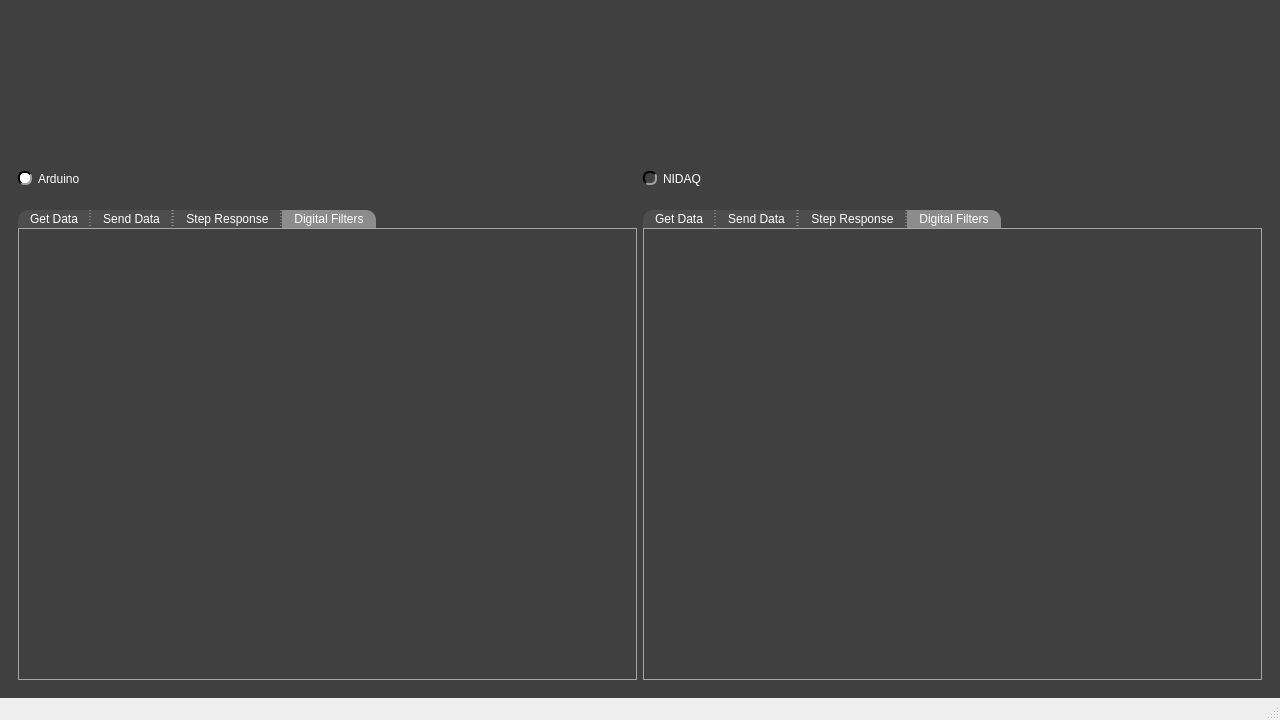
<?xml version="1.0" encoding="UTF-8"?>
<ui version="4.0">
 <class>PydaqGlobal</class>
 <widget class="QMainWindow" name="PydaqGlobal">
  <property name="geometry">
   <rect>
    <x>0</x>
    <y>0</y>
    <width>1280</width>
    <height>720</height>
   </rect>
  </property>
  <property name="minimumSize">
   <size>
    <width>1280</width>
    <height>720</height>
   </size>
  </property>
  <property name="maximumSize">
   <size>
    <width>16777215</width>
    <height>16777215</height>
   </size>
  </property>
  <property name="windowTitle">
   <string>PYDAQ Global</string>
  </property>
  <property name="windowIcon">
   <iconset resource="resources_1.qrc">
    <normaloff>:/imgs/imgs/favicon.ico</normaloff>:/imgs/imgs/favicon.ico</iconset>
  </property>
  <property name="iconSize">
   <size>
    <width>24</width>
    <height>24</height>
   </size>
  </property>
  <property name="tabShape">
   <enum>QTabWidget::Rounded</enum>
  </property>
  <widget class="QWidget" name="centralwidget">
   <property name="styleSheet">
    <string notr="true">QWidget{
	background-color: rgb(64, 64, 64);
}

QTabWidget::pane { 
   border: 1px solid rgb(166, 166, 166);
}

QTabBar::tab {
  	background-color: rgb(77, 77, 77);
 }

 QTabBar::tab:selected {
  	background-color: rgb(140, 140, 140);
	padding-top: 2px;
	padding-bottom: 2px;
	padding-left: 12px;
	padding-right: 12px;
 }

 QTabBar::tab:selected:hover {
  	background-color: rgb(140, 140, 140);
	padding-top: 2px;
	padding-bottom: 2px;
	padding-left: 12px;
	padding-right: 12px;
 }

 QTabBar::tab:hover {
  	background-color: rgb(109, 109, 109);
	padding-top: 2px;
	padding-bottom: 2px;
	padding-left: 12px;
	padding-right: 12px;
 }

 QTabBar::tab:middle {
	border-right: 1px dashed rgb(166, 166, 166);
	border-left: 1px dashed rgb(166, 166, 166);
	padding-top: 2px;
	padding-bottom: 2px;
	padding-left: 12px;
	padding-right: 12px;
 }

 QTabBar::tab:last {
	border-top-right-radius: 10px;
	padding-top: 2px;
	padding-bottom: 2px;
	padding-left: 12px;
	padding-right: 12px;
 }

 QTabBar::tab:first {
	border-top-left-radius: 10px;
	padding-top: 2px;
	padding-bottom: 2px;
	padding-left: 12px;
	padding-right: 12px;
 }


QComboBox QAbstractItemView {
    background-color: rgb(77, 77, 77);
}

QComboBox QAbstractItemView::item:focus{
    background-color: rgb(140, 140, 140);
}

QDoubleSpinBox{
	background-color: rgb(77, 77, 77);
	
	border-top: 1.5px solid rgb(46, 46, 46);
	border-left: 1.5px solid rgb(46, 46, 46);

	border-bottom: 1.5px solid rgb(166, 166, 166);
	border-right: 1.5px solid rgb(166, 166, 166);
}

QDoubleSpinBox::up-button{
    image: url(:/imgs/imgs/drop_up_arrow.png);
	width: 11px;

	background-color: rgb(0, 79, 0);
	border-top: 1.5px solid rgb(127, 167, 127);
	border-left: 1.5px solid rgb(127, 167, 127);

	border-bottom: 1.5px solid rgb(0, 0, 0);
	border-right: 1.5px solid rgb(0, 0, 0);
}

QDoubleSpinBox::up-button:pressed{
	border: 2px solid rgb(255, 255, 255);
}

QDoubleSpinBox::up-button:hover{
	background-color: rgb(0, 50, 0);
}

QDoubleSpinBox::down-button{
    image: url(:/imgs/imgs/drop_down_arrow.png);
	width: 11px;

	background-color: rgb(0, 79, 0);
	border-top: 1.5px solid rgb(127, 167, 127);
	border-left: 1.5px solid rgb(127, 167, 127);

	border-bottom: 1.5px solid rgb(0, 0, 0);
	border-right: 1.5px solid rgb(0, 0, 0);
}

QDoubleSpinBox::down-button:pressed{
	border: 2px solid rgb(255, 255, 255);
}

QDoubleSpinBox::down-button:hover{
	background-color: rgb(0, 50, 0);
}

QWidget#centralwidget{
	background-color: rgb(64, 64, 64);
}

QWidget{
	color: rgb(255, 255, 255);
}

QComboBox{
	background-color: rgb(77, 77, 77);
	
	border-top: 1.5px solid rgb(46, 46, 46);
	border-left: 1.5px solid rgb(46, 46, 46);

	border-bottom: 1.5px solid rgb(166, 166, 166);
	border-right: 1.5px solid rgb(166, 166, 166);
}


QComboBox::drop-down{
	image: url(:/imgs/imgs/drop_down_arrow.png);
	width: 11px;

	background-color: rgb(0, 79, 0);
	border-top: 2px solid rgb(127, 167, 127);
	border-left: 2px solid rgb(127, 167, 127);

	border-bottom: 2px solid rgb(0, 0, 0);
	border-right: 2px solid rgb(0, 0, 0);
}

QComboBox::drop-down:hover{
	background-color: rgb(0, 50, 0);
}

QComboBox::drop-down:pressed{
	border: 2px solid rgb(255, 255, 255);
}

QPushButton{
	background-color: rgb(0, 79, 0);

	border-top: 1.5px solid rgb(127, 167, 127);
	border-left: 1.5px solid rgb(127, 167, 127);

	border-bottom: 1.5px solid rgb(0, 0, 0);
	border-right: 1.5px solid rgb(0, 0, 0);

	
	font: 12pt &quot;Helvetica&quot;;
	text-align:center;
}

QWidget{
	font: 12pt &quot;Helvetica&quot;;
}

QPushButton:hover{
	background-color: rgb(0, 50, 0);
}

QPushButton:pressed{
	border: 2px solid rgb(255, 255, 255);
}

QLineEdit{
	background-color: rgb(77, 77, 77);
	border-top: 1.5px solid rgb(46, 46, 46);
	border-left: 1.5px solid rgb(46, 46, 46);

	border-bottom: 1.5px solid rgb(166, 166, 166);
	border-right: 1.5px solid rgb(166, 166, 166);
}

QRadioButton::indicator{
	border-radius: 6px;
	border-top: 1.5px solid rgb(0, 0, 0);
	border-left: 1.5px solid rgb(0, 0, 0);

	border-bottom: 1.5px solid rgb(160, 160, 160);
	border-right: 1.5px solid rgb(160, 160, 160);
}

QRadioButton::indicator::checked{
	background-color: white;
}

QRadioButton::indicator::unchecked:hover{
	background-color: #9F9F9F;
}

QRadioButton::indicator::pressed{
	border: 1.5px solid #505050
}

QPushButton#reload_devices{
	image: url(:/imgs/imgs/reload.png);
	width: 11px;
	background-color: rgb(0, 79, 0);

	border-top: 1.5px solid rgb(127, 167, 127);
	border-left: 1.5px solid rgb(127, 167, 127);

	border-bottom: 1.5px solid rgb(0, 0, 0);
	border-right: 1.5px solid rgb(0, 0, 0);

	
	font: 12pt &quot;Helvetica&quot;;
	text-align:center;
}

QPushButton#reload_devices:hover{
	background-color: rgb(0, 50, 0);
}

QPushButton#reload_devices:pressed{
	border: 2px solid rgb(255, 255, 255);
}

QPushButton#logo{
	background-color: rgb(64, 64, 64);
	border: 0px;
}

QPushButton#logo:hover{
	background-color: rgb(166, 166, 166);
	border: 1px solid rgb(190, 190, 190) ;
}

QPushButton#logo:pressed{
	background-color: rgb(166, 166, 166);
	border: 1px solid rgb(255, 255, 255) ;
}

QScrollBar:vertical {
     border: 1px solid rgb(140, 140, 140);
     background: rgb(140, 140, 140);
     width: 17px;
     margin: 17px 0 17px 0;
 }
QScrollBar::handle:vertical {
     background: rgb(0, 79, 0);
     min-height: 20px;
 }
QScrollBar::add-line:vertical {
	image: url(:/imgs/imgs/drop_down_arrow.png);
     border: 1px solid rgb(140, 140, 140);
     background: rgb(0, 79, 0);
     height: 15px;
     subcontrol-position: bottom;
     subcontrol-origin: margin;
 }

QScrollBar::sub-line:vertical {
	image: url(:/imgs/imgs/drop_up_arrow.png);
     border: 1px solid rgb(140, 140, 140);
     background: rgb(0, 79, 0);
     height: 15px;
     subcontrol-position: top;
     subcontrol-origin: margin;
 }

QScrollBar::add-line:vertical:pressed {
    border: 1px solid rgb(255, 255, 255);
	background: rgb(0, 79, 0)
 }

QScrollBar::sub-line:vertical:pressed {
	border: 1px solid rgb(255, 255, 255);
	background: rgb(0, 79, 0)
 }

QScrollBar::add-line:vertical:hover {
     background-color: rgb(0, 50, 0);
 }

QScrollBar::sub-line:vertical:hover {
    background-color: rgb(0, 50, 0);
 }

QScrollBar::handle:vertical:pressed {
    border: 1px solid rgb(255, 255, 255);
	background: rgb(0, 79, 0)
 }

QScrollBar::handle:vertical:hover {
    background-color: rgb(0, 50, 0);
 }

QScrollBar::add-page:vertical, QScrollBar::sub-page:vertical {
     background: none;
 }

QScrollArea{
	border: none;
}
</string>
   </property>
   <layout class="QVBoxLayout" name="verticalLayout">
    <item alignment="Qt::AlignHCenter">
     <widget class="QPushButton" name="logo">
      <property name="minimumSize">
       <size>
        <width>186</width>
        <height>147</height>
       </size>
      </property>
      <property name="maximumSize">
       <size>
        <width>186</width>
        <height>147</height>
       </size>
      </property>
      <property name="cursor">
       <cursorShape>PointingHandCursor</cursorShape>
      </property>
      <property name="toolTip">
       <string>Go to PYDAQ Documentation</string>
      </property>
      <property name="text">
       <string/>
      </property>
      <property name="icon">
       <iconset resource="resources_1.qrc">
        <normaloff>:/imgs/imgs/logo.png</normaloff>:/imgs/imgs/logo.png</iconset>
      </property>
      <property name="iconSize">
       <size>
        <width>182</width>
        <height>143</height>
       </size>
      </property>
     </widget>
    </item>
    <item>
     <widget class="QWidget" name="widget" native="true">
      <property name="styleSheet">
       <string notr="true"/>
      </property>
      <layout class="QHBoxLayout" name="horizontalLayout">
       <item>
        <widget class="QRadioButton" name="radioButton">
         <property name="text">
          <string>Arduino</string>
         </property>
         <property name="checked">
          <bool>true</bool>
         </property>
         <attribute name="buttonGroup">
          <string notr="true">interface_radio</string>
         </attribute>
        </widget>
       </item>
       <item>
        <widget class="QRadioButton" name="radioButton_2">
         <property name="text">
          <string>NIDAQ</string>
         </property>
         <property name="checked">
          <bool>false</bool>
         </property>
         <attribute name="buttonGroup">
          <string notr="true">interface_radio</string>
         </attribute>
        </widget>
       </item>
      </layout>
     </widget>
    </item>
    <item>
     <widget class="QWidget" name="widget_2" native="true">
      <layout class="QGridLayout" name="gridLayout">
       <item row="0" column="1">
        <widget class="QTabWidget" name="nidaq_tabs">
         <property name="tabPosition">
          <enum>QTabWidget::North</enum>
         </property>
         <property name="currentIndex">
          <number>3</number>
         </property>
         <property name="documentMode">
          <bool>false</bool>
         </property>
         <property name="tabsClosable">
          <bool>false</bool>
         </property>
         <property name="movable">
          <bool>false</bool>
         </property>
         <property name="tabBarAutoHide">
          <bool>false</bool>
         </property>
         <widget class="QWidget" name="get_data_nidaq">
          <attribute name="title">
           <string>Get Data</string>
          </attribute>
          <layout class="QGridLayout" name="gridLayout_3">
           <item row="0" column="0">
            <widget class="QScrollArea" name="scrollArea_2">
             <property name="widgetResizable">
              <bool>true</bool>
             </property>
             <widget class="QWidget" name="scrollAreaWidgetContents_4">
              <property name="geometry">
               <rect>
                <x>0</x>
                <y>0</y>
                <width>599</width>
                <height>401</height>
               </rect>
              </property>
              <layout class="QGridLayout" name="gridLayout_8">
               <item row="0" column="0">
                <widget class="GetData_NIDAQ_Widget" name="get_nidaq_placeholder" native="true"/>
               </item>
              </layout>
             </widget>
            </widget>
           </item>
          </layout>
         </widget>
         <widget class="QWidget" name="send_data_nidaq_tab">
          <attribute name="title">
           <string>Send Data</string>
          </attribute>
          <layout class="QGridLayout" name="gridLayout_7">
           <item row="0" column="0">
            <widget class="QScrollArea" name="scrollArea_3">
             <property name="widgetResizable">
              <bool>true</bool>
             </property>
             <widget class="QWidget" name="scrollAreaWidgetContents_5">
              <property name="geometry">
               <rect>
                <x>0</x>
                <y>0</y>
                <width>599</width>
                <height>401</height>
               </rect>
              </property>
              <layout class="QGridLayout" name="gridLayout_10">
               <item row="0" column="0">
                <widget class="SendData_NIDAQ_Widget" name="send_nidaq_placeholder" native="true"/>
               </item>
              </layout>
             </widget>
            </widget>
           </item>
          </layout>
         </widget>
         <widget class="QWidget" name="step_response_nidaq_tab">
          <attribute name="title">
           <string>Step Response</string>
          </attribute>
          <layout class="QGridLayout" name="gridLayout_6">
           <item row="0" column="0">
            <widget class="QScrollArea" name="scrollArea">
             <property name="widgetResizable">
              <bool>true</bool>
             </property>
             <widget class="QWidget" name="scrollAreaWidgetContents_3">
              <property name="geometry">
               <rect>
                <x>0</x>
                <y>0</y>
                <width>599</width>
                <height>401</height>
               </rect>
              </property>
              <layout class="QGridLayout" name="gridLayout_9">
               <item row="0" column="0">
                <widget class="StepResponse_NIDAQ_Widget" name="step_nidaq_placeholder" native="true"/>
               </item>
              </layout>
             </widget>
            </widget>
           </item>
          </layout>
         </widget>
         <widget class="QWidget" name="DigitalFilters_NIDAQ">
          <attribute name="title">
           <string>Digital Filters</string>
          </attribute>
          <layout class="QGridLayout" name="gridLayout_16">
           <item row="0" column="0">
            <widget class="QScrollArea" name="scrollArea_8">
             <property name="widgetResizable">
              <bool>true</bool>
             </property>
             <widget class="QWidget" name="scrollAreaWidgetContents_2">
              <property name="geometry">
               <rect>
                <x>0</x>
                <y>0</y>
                <width>599</width>
                <height>401</height>
               </rect>
              </property>
              <layout class="QGridLayout" name="gridLayout_17">
               <item row="0" column="0">
                <widget class="Digital_Filters_Arduino_Widget" name="digital_filters_placeholder_2" native="true"/>
               </item>
              </layout>
             </widget>
            </widget>
           </item>
          </layout>
         </widget>
        </widget>
       </item>
       <item row="0" column="0">
        <widget class="QTabWidget" name="arduino_tabs">
         <property name="styleSheet">
          <string notr="true"/>
         </property>
         <property name="tabShape">
          <enum>QTabWidget::Rounded</enum>
         </property>
         <property name="currentIndex">
          <number>3</number>
         </property>
         <property name="elideMode">
          <enum>Qt::ElideNone</enum>
         </property>
         <widget class="QWidget" name="get_data_arduino_tab">
          <attribute name="title">
           <string>Get Data</string>
          </attribute>
          <layout class="QGridLayout" name="gridLayout_2">
           <item row="0" column="0">
            <widget class="QScrollArea" name="scrollArea_4">
             <property name="widgetResizable">
              <bool>true</bool>
             </property>
             <widget class="QWidget" name="scrollAreaWidgetContents_6">
              <property name="geometry">
               <rect>
                <x>0</x>
                <y>0</y>
                <width>599</width>
                <height>401</height>
               </rect>
              </property>
              <layout class="QGridLayout" name="gridLayout_11">
               <item row="0" column="0">
                <widget class="GetData_Arduino_Widget" name="get_ino_placeholder" native="true"/>
               </item>
              </layout>
             </widget>
            </widget>
           </item>
          </layout>
         </widget>
         <widget class="QWidget" name="send_data_arduino_tab">
          <attribute name="title">
           <string>Send Data</string>
          </attribute>
          <layout class="QGridLayout" name="gridLayout_4">
           <item row="0" column="0">
            <widget class="QScrollArea" name="scrollArea_5">
             <property name="widgetResizable">
              <bool>true</bool>
             </property>
             <widget class="QWidget" name="scrollAreaWidgetContents_7">
              <property name="geometry">
               <rect>
                <x>0</x>
                <y>0</y>
                <width>599</width>
                <height>401</height>
               </rect>
              </property>
              <layout class="QGridLayout" name="gridLayout_12">
               <item row="0" column="0">
                <widget class="SendData_Arduino_Widget" name="send_ino_placeholder" native="true"/>
               </item>
              </layout>
             </widget>
            </widget>
           </item>
          </layout>
         </widget>
         <widget class="QWidget" name="step_response_arduino_tab">
          <attribute name="title">
           <string>Step Response</string>
          </attribute>
          <layout class="QGridLayout" name="gridLayout_5">
           <item row="0" column="0">
            <widget class="QScrollArea" name="scrollArea_6">
             <property name="widgetResizable">
              <bool>true</bool>
             </property>
             <widget class="QWidget" name="scrollAreaWidgetContents_11">
              <property name="geometry">
               <rect>
                <x>0</x>
                <y>0</y>
                <width>599</width>
                <height>401</height>
               </rect>
              </property>
              <layout class="QGridLayout" name="gridLayout_14">
               <item row="0" column="0">
                <widget class="StepResponse_Arduino_Widget" name="step_ino_placeholder" native="true"/>
               </item>
              </layout>
             </widget>
            </widget>
           </item>
          </layout>
         </widget>
         <widget class="QWidget" name="digital_filters_tab">
          <property name="maximumSize">
           <size>
            <width>16777215</width>
            <height>419</height>
           </size>
          </property>
          <attribute name="title">
           <string>Digital Filters</string>
          </attribute>
          <layout class="QGridLayout" name="gridLayout_15">
           <item row="0" column="0">
            <widget class="QScrollArea" name="scrollArea_7">
             <property name="widgetResizable">
              <bool>true</bool>
             </property>
             <widget class="QWidget" name="scrollAreaWidgetContents">
              <property name="geometry">
               <rect>
                <x>0</x>
                <y>0</y>
                <width>599</width>
                <height>401</height>
               </rect>
              </property>
              <layout class="QGridLayout" name="gridLayout_13">
               <item row="0" column="0">
                <widget class="Digital_Filters_Arduino_Widget" name="digital_filters_placeholder" native="true"/>
               </item>
              </layout>
             </widget>
            </widget>
           </item>
          </layout>
         </widget>
        </widget>
       </item>
      </layout>
     </widget>
    </item>
   </layout>
  </widget>
  <widget class="QMenuBar" name="menubar">
   <property name="geometry">
    <rect>
     <x>0</x>
     <y>0</y>
     <width>1280</width>
     <height>22</height>
    </rect>
   </property>
  </widget>
  <widget class="QStatusBar" name="statusbar"/>
 </widget>
 <customwidgets>
  <customwidget>
   <class>GetData_Arduino_Widget</class>
   <extends>QWidget</extends>
   <header>..guis.getdata_arduino_widget</header>
   <container>1</container>
  </customwidget>
  <customwidget>
   <class>SendData_Arduino_Widget</class>
   <extends>QWidget</extends>
   <header>..guis.senddata_arduino_widget</header>
   <container>1</container>
  </customwidget>
  <customwidget>
   <class>StepResponse_Arduino_Widget</class>
   <extends>QWidget</extends>
   <header>..guis.stepresponse_arduino_widget</header>
   <container>1</container>
  </customwidget>
  <customwidget>
   <class>StepResponse_NIDAQ_Widget</class>
   <extends>QWidget</extends>
   <header>..guis.stepresponse_nidaq_widget</header>
   <container>1</container>
  </customwidget>
  <customwidget>
   <class>SendData_NIDAQ_Widget</class>
   <extends>QWidget</extends>
   <header>..guis.senddata_nidaq_widget</header>
   <container>1</container>
  </customwidget>
  <customwidget>
   <class>GetData_NIDAQ_Widget</class>
   <extends>QWidget</extends>
   <header>..guis.getdata_nidaq_widget</header>
   <container>1</container>
  </customwidget>
  <customwidget>
   <class>Digital_Filters_Arduino_Widget</class>
   <extends>QWidget</extends>
   <header>..guis.digital_filters_widget</header>
   <container>1</container>
  </customwidget>
 </customwidgets>
 <resources>
  <include location="resources_1.qrc"/>
 </resources>
 <connections>
  <connection>
   <sender>radioButton</sender>
   <signal>toggled(bool)</signal>
   <receiver>nidaq_tabs</receiver>
   <slot>hide()</slot>
   <hints>
    <hint type="sourcelabel">
     <x>169</x>
     <y>212</y>
    </hint>
    <hint type="destinationlabel">
     <x>1103</x>
     <y>351</y>
    </hint>
   </hints>
  </connection>
  <connection>
   <sender>radioButton_2</sender>
   <signal>toggled(bool)</signal>
   <receiver>nidaq_tabs</receiver>
   <slot>show()</slot>
   <hints>
    <hint type="sourcelabel">
     <x>1160</x>
     <y>212</y>
    </hint>
    <hint type="destinationlabel">
     <x>1162</x>
     <y>325</y>
    </hint>
   </hints>
  </connection>
  <connection>
   <sender>radioButton_2</sender>
   <signal>toggled(bool)</signal>
   <receiver>arduino_tabs</receiver>
   <slot>hide()</slot>
   <hints>
    <hint type="sourcelabel">
     <x>1067</x>
     <y>212</y>
    </hint>
    <hint type="destinationlabel">
     <x>260</x>
     <y>344</y>
    </hint>
   </hints>
  </connection>
  <connection>
   <sender>radioButton</sender>
   <signal>toggled(bool)</signal>
   <receiver>arduino_tabs</receiver>
   <slot>show()</slot>
   <hints>
    <hint type="sourcelabel">
     <x>66</x>
     <y>212</y>
    </hint>
    <hint type="destinationlabel">
     <x>108</x>
     <y>398</y>
    </hint>
   </hints>
  </connection>
 </connections>
 <buttongroups>
  <buttongroup name="interface_radio"/>
 </buttongroups>
</ui>
